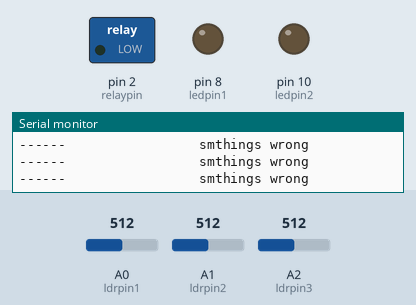
Bench run of a sketch on a simulated Arduino Uno, built with avr-gcc and run on an emulated ATmega328P. Shown: switched loads named in the sketch (green lamp = pin HIGH), output pins drawn as LEDs (lit = HIGH), the last lines printed to the serial monitor. Inputs (shaded band) come from the test bench; at power-on: A0 (ldrpin1) = 512, A1 (ldrpin2) = 512, A2 (ldrpin3) = 512.

Above: at 1.2 s.
1.3 s: A0 (ldrpin1) set to 314
4.3 s: A0 (ldrpin1) set to 285
At 5.7 s:
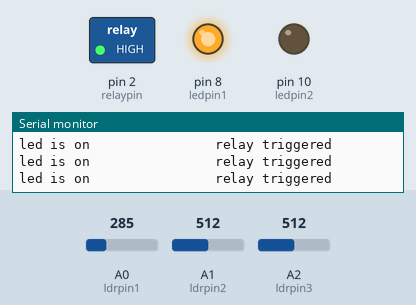
Timing chart, 0 to 7.3 s (numbered marks = the images above; inputs shaded):
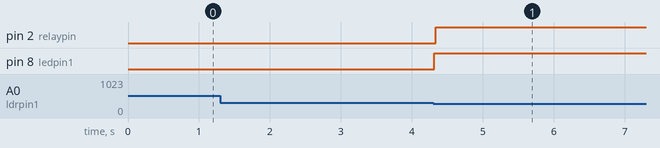

The sketch:

lightautomation.ino
```cpp
int ledpin1 = 8; //output for led1
int ledpin2 = 10; //output for led2
int ldrpin1 = A0; //output of ldr1 to a0 pin
int ldrpin2 = A1; //output of ldr2 to a1 pin
int motionsensor1 = 7; //setting pin of motion sensor1
int ldrpin3 = A2; //output of ldr to a2 pin
int sensorValue = 0; //variable to store value coming from ldr
int relaypin = 2; //output for relay

void setup()
{
  Serial.begin(9600);//selection of port
  pinMode(ledpin1, OUTPUT); //selection of output (part A)
  pinMode(ledpin2, OUTPUT); //selection of output (part B)
  pinMode(ldrpin1, INPUT); //taking input from ldr1
  pinMode(ldrpin2, INPUT); //taking input from ldr2
  pinMode(motionsensor1, INPUT); // selection of input
  pinMode(relaypin, OUTPUT); //output for part
}

void loop()
{
  int ldrstatus1 = analogRead(ldrpin1); //read status of ldr value (part A)
  int ldrstatus2 = analogRead(ldrpin2); //read status of ldr value (part B)
  int ldrstatus3 = analogRead(ldrpin3); //read the status of ldr value for (part C)

  //part A condition

  if (ldrstatus1 < 300) //setting threshold
  {
    digitalWrite(ledpin1, HIGH);
    Serial.print("led is on");
    Serial.print("                ");
  }
  else
  {
    digitalWrite(ledpin1, LOW);
    Serial.print("------");
    Serial.print("                 ");
  }

  //part B  condition

    if(ldrstatus1<300)//setting threshold
    {
      digitalWrite(relaypin,HIGH);//relay on
      Serial.println("relay triggered");
    }
    else
    {
      digitalWrite(relaypin,LOW);//relay off
      Serial.println("smthings wrong");
    }
}
```

Measured:
- the behaviour switches between 300 and 299 on A0 (ldrpin1) (found by bisection; images 0 and 1)
- after the input at 4.3 s, pin 2 (relaypin), pin 8 (ledpin1): LOW → HIGH at once
